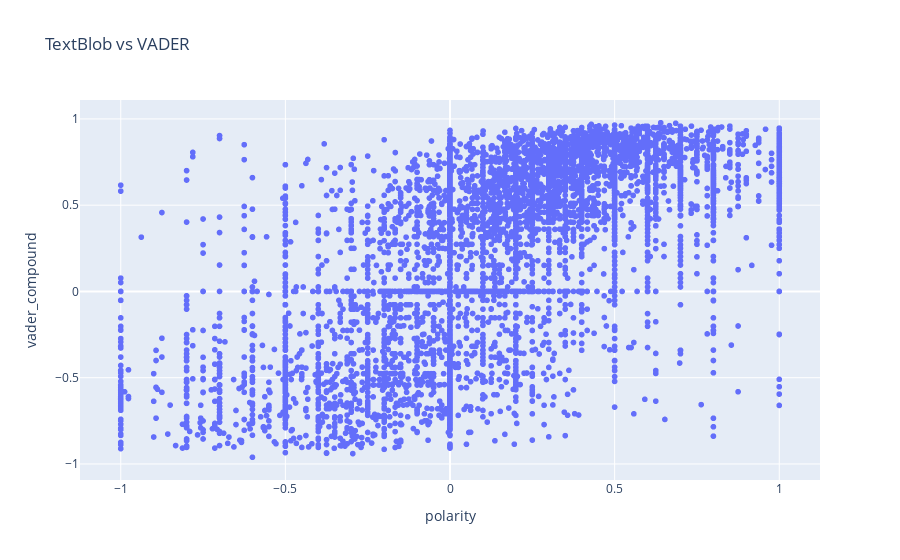

Notebook cell for this chart:
### Markdown cell above
Lastly let us compare the sentiment assignments of TextBlob and VADER by plotting another Plotly interactive scatter plot. What can we learn from this plot? Discuss this with your team.

### Code cell
# ___Cell no. 21___

fig = px.scatter(df, x="polarity", y="vader_compound", hover_data=['tweet_text'],
                 title="TextBlob vs VADER")
fig.show()

### Figure 1 — Plotly figure (JSON) as saved in the notebook; plotly's stock layout.template omitted (floating-point values rounded to 4 significant figures; data arrays with more than 128 entries replaced by an {"elided": "..."} marker saying what was removed)
{"data": [{"customdata": {"elided": "10000x1 str values"}, "hovertemplate": "polarity=%{x}<br>vader_compound=%{y}<br>tweet_text=%{customdata[0]}<extra></extra>", "legendgroup": "", "marker": {"color": "#636efa", "symbol": "circle"}, "mode": "markers", "name": "", "showlegend": false, "type": "scattergl", "x": {"elided": "10000 float values"}, "xaxis": "x", "y": {"elided": "10000 float values"}, "yaxis": "y"}], "layout": {"legend": {"tracegroupgap": 0}, "title": {"text": "TextBlob vs VADER"}, "xaxis": {"anchor": "y", "domain": [0, 1], "title": {"text": "polarity"}}, "yaxis": {"anchor": "x", "domain": [0, 1], "title": {"text": "vader_compound"}}}}
